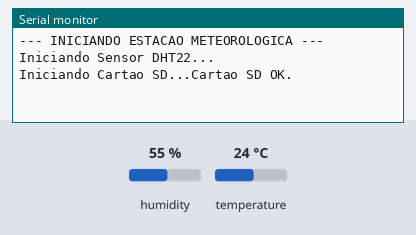
Bench run of a sketch on a simulated Arduino Uno, built with avr-gcc and run on an emulated ATmega328P. Parts: the last lines printed to the serial monitor. The test bench sets the inputs (shaded band); at power-on: humidity 55 %, temperature 24 °C. Storage starts empty.

Above: at 1.2 s.
1.3 s: humidity set to 22 %
At 3.1 s:
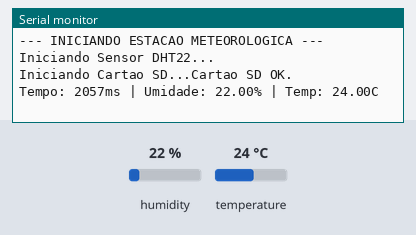
5.5 s: temperature set to 12 °C
At 7.5 s:
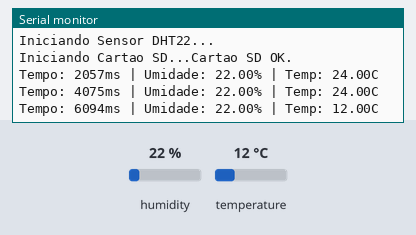
8.5 s: humidity set to 40 %
At 10.7 s:
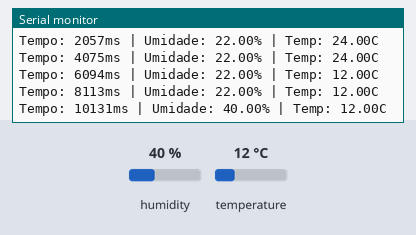
Timing chart, 0 to 12.2 s (numbered marks = the images above; inputs shaded):
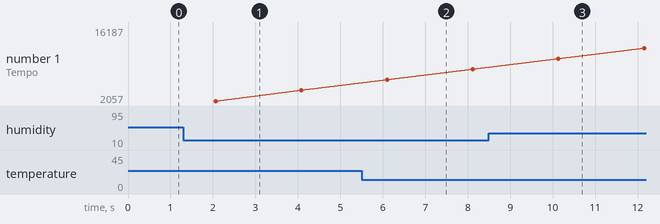

The sketch:

sketch_nov19a.ino
```cpp
/*
  Projeto: Mini-Estação Meteorológica (Datalogger)
  Autor: Joel Cassa Neto
  Curso: Licenciatura em Física - UFES
  Data: 19 de Novembro/2025
*/

//BLOCO A : Bibliotecas e Definições (Ferramentas)

// 1. INCLUSÃO DE BIBLIOTECAS
#include "DHT.h"      // Biblioteca para o sensor de temperatura/umidade
#include <SPI.h>      // Comunicação para o cartão SD
#include <SD.h>       // Biblioteca para gerenciar arquivos no SD

// 2. DEFINIÇÃO DE PINOS (HARDWARE)
// Pino onde o sensor DHT22 está conectado (Dados)
#define DHTPIN 2
// Tipo do sensor (DHT22 é mais preciso que o DHT11)
#define DHTTYPE DHT22

// Pino do Chip Select (CS) do Módulo SD (Geralmente pino 4 ou 10 no Uno)
const int chipSelect = 4;

// [FUTURO] Pino do Sensor de Chuva (Analógico A0)
// #define PINO_CHUVA A0

// Inicializa o objeto do sensor DHT
DHT dht(DHTPIN, DHTTYPE);

//BLOCO B [void setup()]: Preparação
void setup() {
  // Inicia comunicação com o PC (Monitor Serial)
  Serial.begin(9600);
  while (!Serial) {
    ; // Aguarda a porta serial conectar (necessário em alguns Arduinos)
  }

  Serial.println("--- INICIANDO ESTACAO METEOROLOGICA ---");

  // Inicia o Sensor DHT
  Serial.println("Iniciando Sensor DHT22...");
  dht.begin();

  // Inicia o Cartão SD
  Serial.print("Iniciando Cartao SD...");
  // Verifica se o cartão está presente e formatado
  if (!SD.begin(chipSelect)) {
    Serial.println("FALHA NO CARTAO SD! (Verifique conexoes ou formatacao)");
    // Se falhar, o programa para aqui e não faz mais nada (loop infinito)
    while (1);
  }
  Serial.println("Cartao SD OK.");

  // Cria o cabeçalho no arquivo CSV (se o arquivo não existir)
  File dataFile = SD.open("datalog.csv", FILE_WRITE);
  if (dataFile) {
    // Escreve: Tempo(ms), Umidade(%), Temperatura(C)
    // Se o arquivo já existir, ele apenas adiciona dados novos no fim
    if (dataFile.size() == 0) {
      dataFile.println("Tempo_ms,Umidade_%,Temp_C,Chuva_Valor");
    }
    dataFile.close();
  }
}

//BLOCO C [void loop()]: Rotina

void loop() {
  // Aguarda 2 segundos entre leituras (o DHT22 é lento)
  delay(2000);

  // --- 1. LEITURA DOS SENSORES ---
  // Tempo desde que o Arduino ligou (em milissegundos)
  unsigned long tempoAtual = millis();

  // Lê umidade (0-100%)
  float h = dht.readHumidity();
  // Lê temperatura em Celsius
  float t = dht.readTemperature();

  // [FUTURO] Leitura do Sensor de Chuva (0 a 1023)
  // int leituraChuva = analogRead(PINO_CHUVA);
  int leituraChuva = 0; // Placeholder enquanto não temos o sensor

  // Verifica se houve falha na leitura do DHT (retorna NaN = Not a Number)
  if (isnan(h) || isnan(t)) {
    Serial.println(F("Falha ao ler do sensor DHT!"));
    return; // Tenta novamente no próximo loop
  }

  // --- 2. EXIBIÇÃO NO MONITOR SERIAL (DEBUG) ---
  Serial.print("Tempo: ");
  Serial.print(tempoAtual);
  Serial.print("ms | Umidade: ");
  Serial.print(h);
  Serial.print("% | Temp: ");
  Serial.print(t);
  Serial.print("C");
  Serial.println();

  // --- 3. GRAVAÇÃO NO CARTÃO SD ---
  // Abre o arquivo. Nota: só um arquivo pode estar aberto por vez.
  File dataFile = SD.open("datalog.csv", FILE_WRITE);

  // Se o arquivo abriu, escreve os dados
  if (dataFile) {
    dataFile.print(tempoAtual);
    dataFile.print(","); // Vírgula é o separador do CSV
    dataFile.print(h);
    dataFile.print(",");
    dataFile.print(t);
    dataFile.print(",");
    dataFile.println(leituraChuva); // println para pular linha no final
    dataFile.close(); // MUITO IMPORTANTE: Salva os dados fisicamente
    // Serial.println("Dados gravados no SD.");
  }
  else {
    Serial.println("Erro ao abrir datalog.csv");
  }
}
```

Measured:
- after the input at 1.3 s, the serial monitor: prints a new line after 0.76 s (image 1)
- after the input at 5.5 s, the serial monitor: prints a new line after 0.60 s (image 2)
- after the input at 8.5 s, the serial monitor: prints a new line after 1.6 s (image 3)
